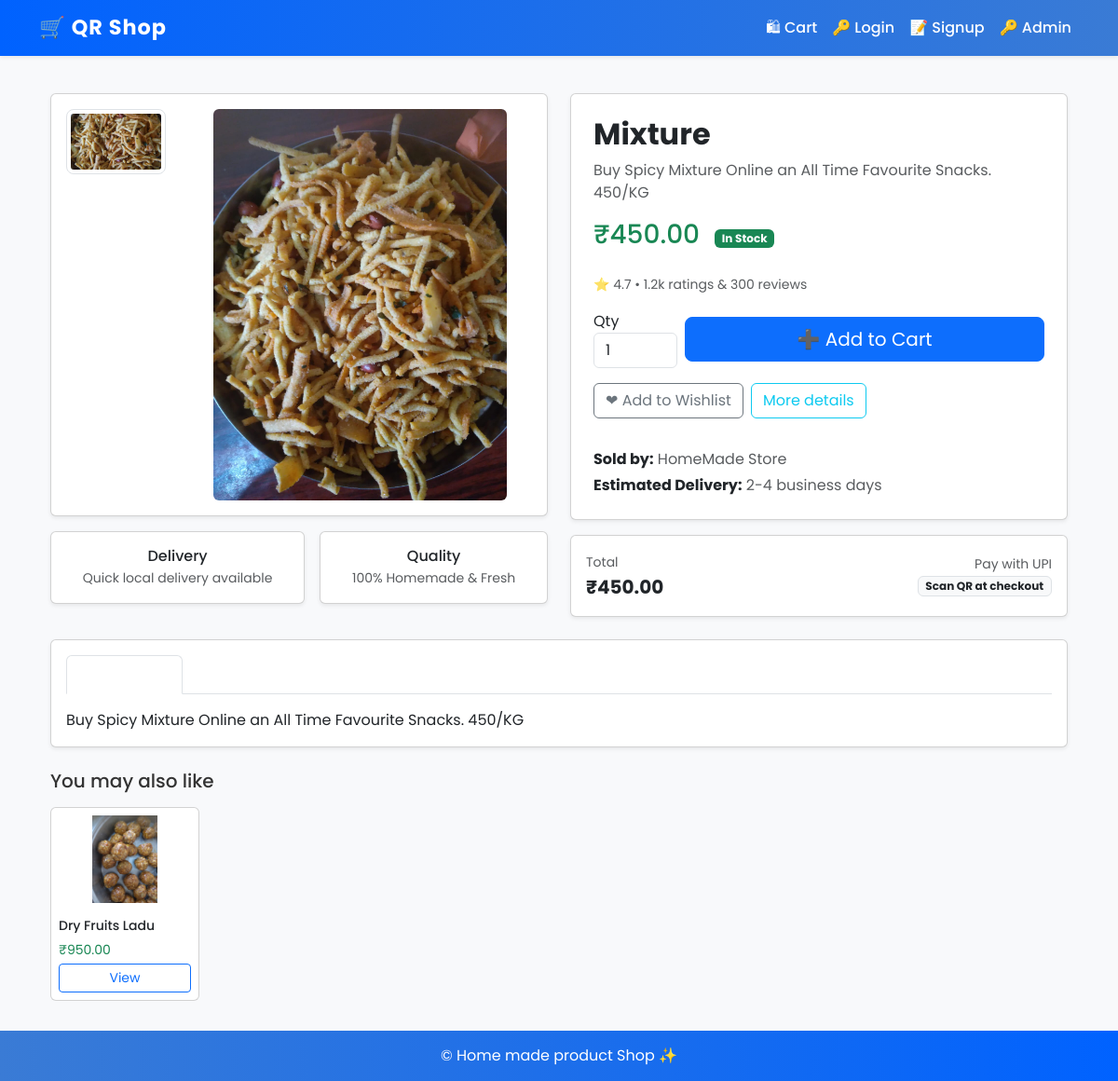
The app's page /product/2 with its own data.
### tables this page shows
CREATE TABLE products (
            id INTEGER PRIMARY KEY AUTOINCREMENT,
            name TEXT NOT NULL,
            description TEXT,
            price REAL NOT NULL,
            image_filename TEXT,
            stock INTEGER NOT NULL DEFAULT 0,
            created_at TEXT NOT NULL
        );

### app.py (the view)
@app.route("/product/<int:pid>")
def product_detail(pid):
    conn = get_db()
    product = conn.execute("SELECT * FROM products WHERE id=?", (pid,)).fetchone()
    products = conn.execute("SELECT * FROM products ORDER BY id DESC").fetchall()
    conn.close()
    if not product:
        return redirect(url_for('index'))
    return render_template("product.html", product=product, products=products)

### app.py (called while the page is built)
def get_db():
    conn = sqlite3.connect(DB_PATH)
    conn.row_factory = sqlite3.Row
    return conn

@app.before_request
def ensure_db():
    if not os.path.exists(DB_PATH):
        init_db()

### templates/product.html (shortened to what this page needs)
{% extends "base.html" %}
{% block content %}
<head>
</head>
<div class="container">
  <div class="row g-4">
    <div class="col-md-6">
      <div class="card shadow-sm p-3">
        {% if product['image_filename'] %}
        <div class="row">
          <div class="col-3 d-none d-md-block">
            <div class="d-flex flex-column gap-2">
              <img src="{{ url_for('static', filename='uploads/' ~ product['image_filename']) }}"
                class="img-thumbnail thumb-img mb-2" style="cursor:pointer; height:70px; object-fit:cover;"
                onclick="document.getElementById('mainImg').src=this.src">
            </div>
          </div>
          <div class="col-12 col-md-9 text-center">
            <img id="mainImg" src="{{ url_for('static', filename='uploads/' ~ product['image_filename']) }}"
              class="img-fluid rounded" style="max-height:420px; object-fit:contain;">
          </div>
        </div>
        {% else %}
        <div class="text-center p-5 text-muted">No image available</div>
        {% endif %}
      </div>
      <div class="d-flex gap-3 mt-3">
        <div class="card flex-fill shadow-sm p-3 text-center">
          <h6 class="mb-1">Delivery</h6>
          <small class="text-muted">Quick local delivery available</small>
        </div>
        <div class="card flex-fill shadow-sm p-3 text-center">
          <h6 class="mb-1">Quality</h6>
          <small class="text-muted">100% Homemade & Fresh</small>
        </div>
      </div>
    </div>
    <div class="col-md-6">
      <div class="card shadow-sm p-4">
        <h2 class="fw-bold mb-2">{{ product['name'] }}</h2>
        <p class="text-muted mb-3">{{ product['description'][:180] }}</p>
        <div class="d-flex align-items-center mb-3">
          <h3 class="text-success me-3">₹{{ "%.2f"|format(product['price']) }}</h3>
          <span
            class="badge bg-{{ 'success' if product['stock']>5 else 'warning text-dark' if product['stock']>0 else 'danger' }}">
            {% if product['stock'] > 5 %}In Stock{% elif product['stock'] > 0 %}Limited{% else %}Out of Stock{% endif %}
          </span>
        </div>
        <div class="mb-3">
          <small class="text-muted">⭐ 4.7 • 1.2k ratings & 300 reviews</small>
        </div>
        <form method="post" action="{{ url_for('add_to_cart', pid=product['id']) }}" class="mb-3">
          <div class="row g-2 align-items-center">
            <div class="col-auto">
              <label class="form-label mb-0">Qty</label>
              <input type="number" name="qty" value="1" min="1" max="{{ product['stock'] }}" class="form-control"
                style="width:90px;">
            </div>
            <div class="col">
              {% if product['stock'] > 0 %}
              <button class="btn btn-primary btn-lg w-100">➕ Add to Cart</button>
              {% else %}
              <button class="btn btn-secondary btn-lg w-100" disabled>Out of Stock</button>
              {% endif %}
            </div>
          </div>
        </form>
        <div class="d-flex gap-2 mb-3">
          <a href="{{ url_for('product_detail', pid=product['id']) }}" class="btn btn-outline-secondary">❤ Add to
            Wishlist</a>
          <a href="#details" class="btn btn-outline-info">More details</a>
        </div>
        <div class="mt-3">
          <p class="mb-1"><strong>Sold by:</strong> <span class="text-muted">HomeMade Store</span></p>
          <p class="mb-0"><strong>Estimated Delivery:</strong> <span class="text-muted">2-4 business days</span></p>
        </div>
      </div>
      <div class="card shadow-sm mt-3 p-3">
        <div class="d-flex justify-content-between align-items-center">
          <div>
            <small class="text-muted">Total</small>
            <div class="fw-bold fs-5">₹{{ "%.2f"|format(product['price']) }}</div>
          </div>
          <div class="text-end">
            <small class="text-muted d-block">Pay with UPI</small>
            <div class="badge bg-light text-dark border">Scan QR at checkout</div>
          </div>
        </div>
      </div>
    </div>
  </div>
  <div class="row mt-4">
    <div class="col-12">
      <div class="card shadow-sm p-3" id="details">
        <ul class="nav nav-tabs mb-3" role="tablist">
          <li class="nav-item" role="presentation">
            <button class="nav-link active" data-bs-toggle="tab" data-bs-target="#desc" type="button"
              role="tab">Description</button>
          </li>
          <li class="nav-item" role="presentation">
            <button class="nav-link" data-bs-toggle="tab" data-bs-target="#specs" type="button"
              role="tab">Specifications</button>
          </li>
          <li class="nav-item" role="presentation">
            <button class="nav-link" data-bs-toggle="tab" data-bs-target="#reviews" type="button"
              role="tab">Reviews</button>
          </li>
        </ul>
        <div class="tab-content">
          <div class="tab-pane fade show active" id="desc" role="tabpanel">
            <p class="mb-0">{{ product['description'] }}</p>
          </div>
        </div>
      </div>
    </div>
  </div>
  <div class="row mt-4">
    <div class="col-12">
      <h5 class="mb-3">You may also like</h5>
      <div class="d-flex gap-3 overflow-auto pb-2">
        {% for p in products[:6] %}
        {% if p.id != product['id'] %}
        <div class="card" style="width:160px; flex:0 0 auto;">
          <img src="{{ url_for('static', filename='uploads/' ~ p.image_filename) }}"
            style="height:110px; object-fit:contain;" class="card-img-top p-2">
          <div class="card-body p-2">
            <h6 class="card-title small text-truncate">{{ p.name }}</h6>
            <p class="mb-1 small text-success">₹{{ "%.2f"|format(p.price) }}</p>
            <a href="{{ url_for('product_detail', pid=p.id) }}" class="btn btn-sm btn-outline-primary w-100">View</a>
          </div>
        </div>
        {% endif %}
        {% endfor %}
      </div>
    </div>
  </div>
</div>
{% endblock %}

### templates/base.html (style rules this page uses)
body { font-family: 'Poppins', sans-serif; background: #f8f9fb; color: #333; }
.nav-link { color: #fff !important; font-weight: 500; transition: all 0.3s ease-in-out; }

### templates/product.html (style rules this page uses)
.thumb-img { border-radius: 8px; width: 100%; object-fit: cover; }

### records on screen
products: image_filename (picture), name "Mixture", description "Buy Spicy Mixture Online an All Time Favourite Snacks. 450/KG", price "450.00"
products: image_filename (picture), name "Dry Fruits Ladu", price "950.00"
